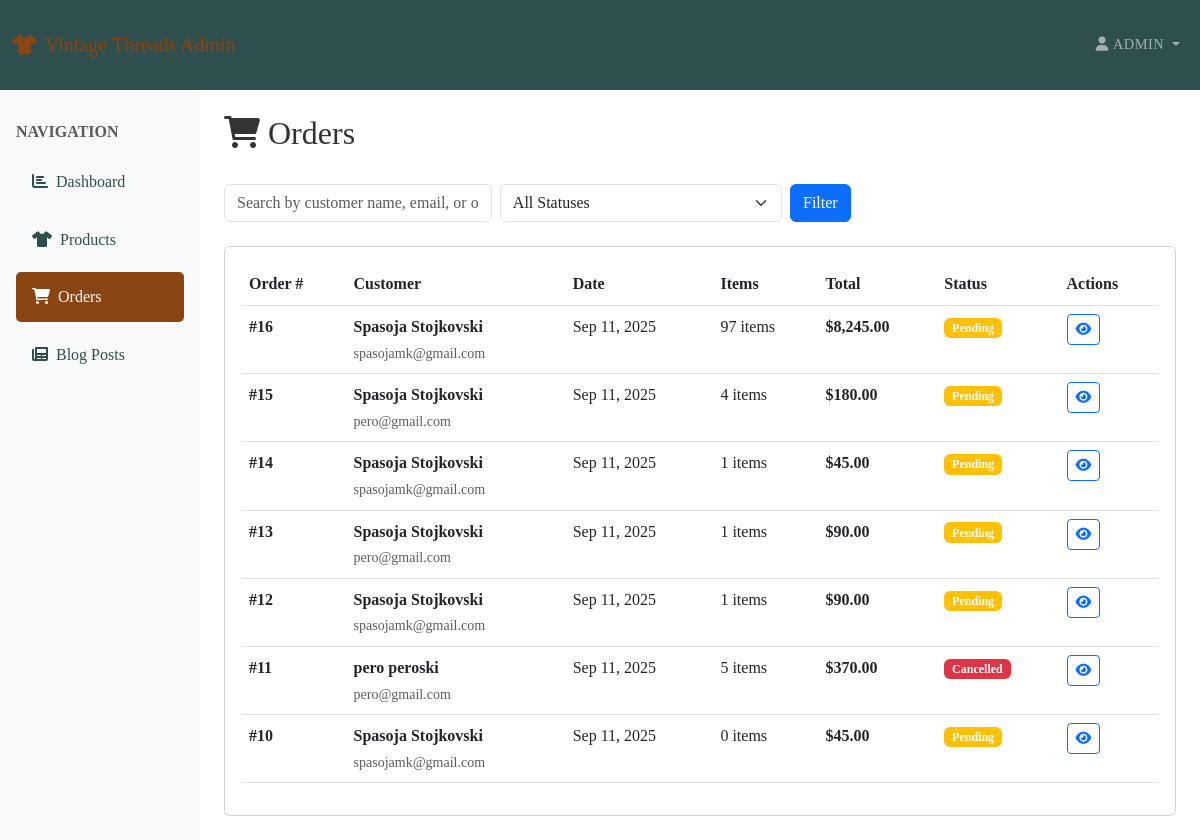
The page /VintageThreads/admin/orders.php (signed in) on the database its author committed.
### tables this page shows
CREATE TABLE `orders` (
  `id` int(11) NOT NULL,
  `customer_name` varchar(255) NOT NULL,
  `customer_email` varchar(255) NOT NULL,
  `customer_number` varchar(20) DEFAULT NULL,
  `customer_address` text NOT NULL,
  `customer_city` varchar(100) NOT NULL,
  `customer_postal_code` varchar(20) NOT NULL,
  `total_amount` decimal(10,2) NOT NULL,
  `status` enum('pending','paid','shipped','completed','cancelled') DEFAULT 'pending',
  `order_token` varchar(64) NOT NULL,
  `created_at` timestamp NOT NULL DEFAULT current_timestamp()
);

### VintageThreads/includes/functions.php (called while the page is built, shortened)
<?php
function format_price($price, $currency = 'USD') {
    $symbols = [
        'USD' => '$',
        'EUR' => '€',
        'GBP' => '£',
        'CAD' => 'C$',
        'AUD' => 'A$'
    ];
    $symbol = $symbols[$currency] ?? '$';
    return $symbol . number_format($price, 2);
}
?>

### VintageThreads/admin/orders.php (the view, shortened to what this page needs)
<?php
require_once 'includes/header.php';
$action = $_GET['action'] ?? 'list';
if ($action === 'list') {
    $search = $_GET['search'] ?? '';
    $sql = "SELECT o.*,
                   COUNT(oi.id) as item_count,
                   SUM(oi.quantity) as total_items
            FROM orders o
            LEFT JOIN order_items oi ON o.id = oi.order_id";
    $params = [];
    $sql .= " GROUP BY o.id ORDER BY o.created_at DESC";
    $stmt = $pdo->prepare($sql);
    $stmt->execute($params);
    $orders = $stmt->fetchAll();
}
?>
<?php if ($action === 'list'): ?>
    <div class="d-flex justify-content-between align-items-center mb-4">
        <h2><i class="fas fa-shopping-cart me-2"></i>Orders</h2>
    </div>
    <div class="row mb-4">
        <div class="col-md-8">
            <form method="GET" class="d-flex">
                <input type="text" class="form-control me-2" name="search"
                       placeholder="Search by customer name, email, or order ID..."
                       value="<?php echo htmlspecialchars($search); ?>">
                <select class="form-select me-2" name="status">
                    <option value="">All Statuses</option>
                </select>
                <button type="submit" class="btn btn-primary">Filter</button>
            </form>
        </div>
    </div>
    <div class="card">
        <div class="card-body">
            <?php if (empty($orders)): ?>
                <div class="text-center py-5">
                    <i class="fas fa-shopping-cart fa-3x text-muted mb-3"></i>
                    <h5>No orders found</h5>
                    <p class="text-muted">No orders match your current filters.</p>
                </div>
            <?php else: ?>
                <div class="table-responsive">
                    <table class="table table-hover">
                        <thead>
                            <tr>
                                <th>Order #</th>
                                <th>Customer</th>
                                <th>Date</th>
                                <th>Items</th>
                                <th>Total</th>
                                <th>Status</th>
                                <th>Actions</th>
                            </tr>
                        </thead>
                        <tbody>
                            <?php foreach ($orders as $order): ?>
                                <tr>
                                    <td><strong>#<?php echo $order['id']; ?></strong></td>
                                    <td>
                                        <strong><?php echo htmlspecialchars($order['customer_name']); ?></strong><br>
                                        <small class="text-muted"><?php echo htmlspecialchars($order['customer_email']); ?></small>
                                    </td>
                                    <td><?php echo date('M j, Y', strtotime($order['created_at'])); ?></td>
                                    <td><?php echo $order['total_items'] ?? 0; ?> items</td>
                                    <td><strong><?php echo format_price($order['total_amount']); ?></strong></td>
                                    <td>
                                        <?php
                                        $badge_class = [
                                            'pending' => 'warning',
                                            'processing' => 'primary',
                                            'shipped' => 'info',
                                            'delivered' => 'success',
                                            'cancelled' => 'danger'
                                        ];
                                        $class = $badge_class[$order['status']] ?? 'secondary';
                                        ?>
                                        <span class="badge bg-<?php echo $class; ?>">
                                            <?php echo ucfirst($order['status']); ?>
                                        </span>
                                    </td>
                                    <td>
                                        <a href="orders.php?action=view&id=<?php echo $order['id']; ?>"
                                           class="btn btn-sm btn-outline-primary" title="View Order">
                                            <i class="fas fa-eye"></i>
                                        </a>
                                    </td>
                                </tr>
                            <?php endforeach; ?>
                        </tbody>
                    </table>
                </div>
            <?php endif; ?>
        </div>
    </div>
<?php endif; ?>
<?php require_once 'includes/footer.php'; ?>

### VintageThreads/assets/css/style.css (style rules this page uses)
:root { --vintage-brown: #8B4513; --vintage-cream: #F5F5DC; --vintage-gold: #DAA520; --vintage-green: #556B2F; --vintage-navy: #2F4F4F; }
body { font-family: 'Georgia', serif; line-height: 1.6; color: #333; }

### rows shown on the page
orders: id "16", customer_name "Spasoja Stojkovski", customer_email "spasojamk@gmail.com", created_at "Sep 11, 2025", total_items "97", total_amount "$8,245.00", status "Pending"
orders: id "15", customer_name "Spasoja Stojkovski", customer_email "pero@gmail.com", created_at "Sep 11, 2025", total_items "4", total_amount "$180.00", status "Pending"
orders: id "14", customer_name "Spasoja Stojkovski", customer_email "spasojamk@gmail.com", created_at "Sep 11, 2025", total_items "1", total_amount "$45.00", status "Pending"
orders: id "13", customer_name "Spasoja Stojkovski", customer_email "pero@gmail.com", created_at "Sep 11, 2025", total_items "1", total_amount "$90.00", status "Pending"
orders: id "12", customer_name "Spasoja Stojkovski", customer_email "spasojamk@gmail.com", created_at "Sep 11, 2025", total_items "1", total_amount "$90.00", status "Pending"
orders: id "11", customer_name "pero peroski", customer_email "pero@gmail.com", created_at "Sep 11, 2025", total_items "5", total_amount "$370.00", status "Cancelled"
orders: id "10", customer_name "Spasoja Stojkovski", customer_email "spasojamk@gmail.com", created_at "Sep 11, 2025", total_items "0", total_amount "$45.00", status "Pending"

### other values the page prints
$_SESSION['admin_username'] "ADMIN"
